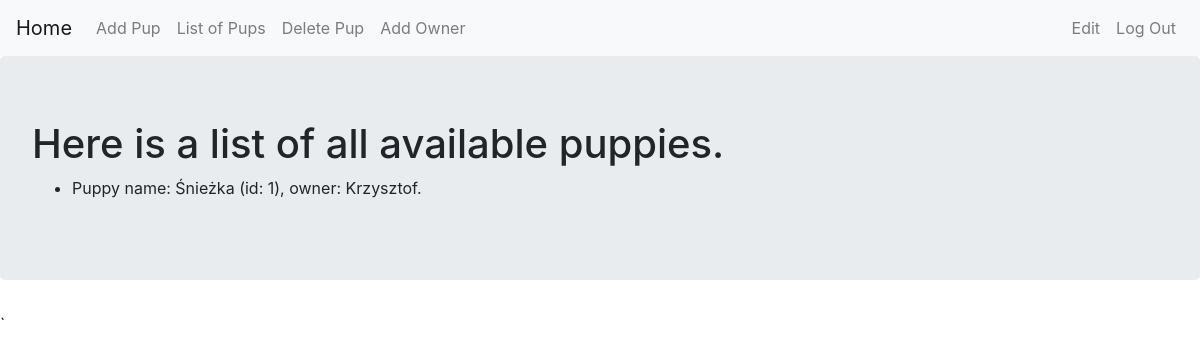
/puppies/list (signed in), run on an earlier commit of the app's database.
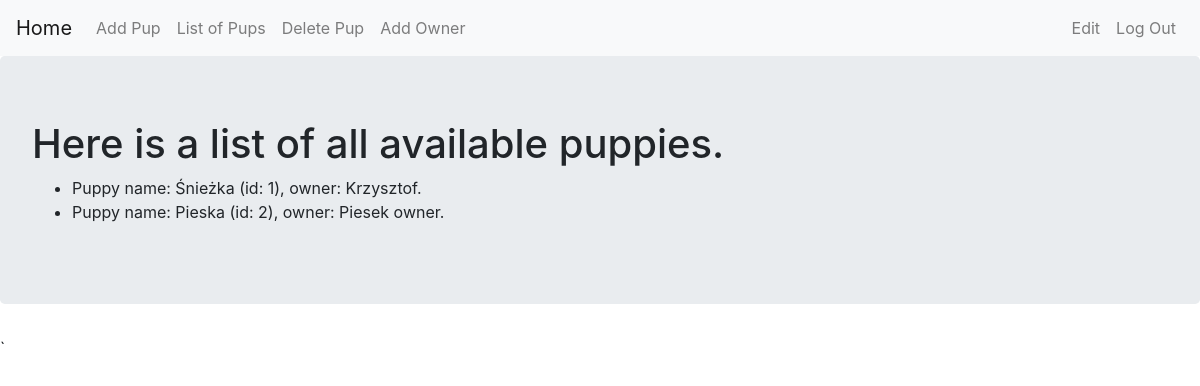
And on a later commit of the database.
### myproject/models.py (models this page shows, shortened)
class Puppy(db.Model):
    __tablename__ = 'puppies'
    id = db.Column(db.Integer, primary_key=True)
    name = db.Column(db.Text)
    owner = db.relationship('Owner', backref='puppy', uselist=False)
    def __repr__(self):
        if self.owner:
            return f"Puppy name: {self.name} (id: {self.id}), owner: {self.owner.name}."
        else:
            return f"Puppy name: {self.name} (id: {self.id}), it has no owner yet!"

class Owner(db.Model):
    __tablename__ = 'owners'
    id = db.Column(db.Integer, primary_key=True)
    name = db.Column(db.Text)
    puppy_id = db.Column(db.Integer, db.ForeignKey('puppies.id'))

### myproject/puppies/views.py (the view)
@puppies_blueprints.route('/list')
@login_required
def list():
    puppies = Puppy.query.all()
    return render_template('list.html', puppies=puppies)

### myproject/models.py (called while the page is built)
@login_manager.user_loader
def load_user(user_id):
    return User.query.get(user_id)

### myproject/puppies/templates/puppies/list.html
{% extends "base.html" %}
{% block content %}
<div class="jumbotron">
    <h1>Here is a list of all available puppies.</h1>
    <ul>
        {% for pup in puppies %}
            <li>{{ pup }}</li>
        {% endfor %}
    </ul>
</div>
{% endblock %}

What changed in the data, as far as the page shows it:
added Puppy: name+id "Puppy name: Pieska (id: 2), owner: Piesek owner."
